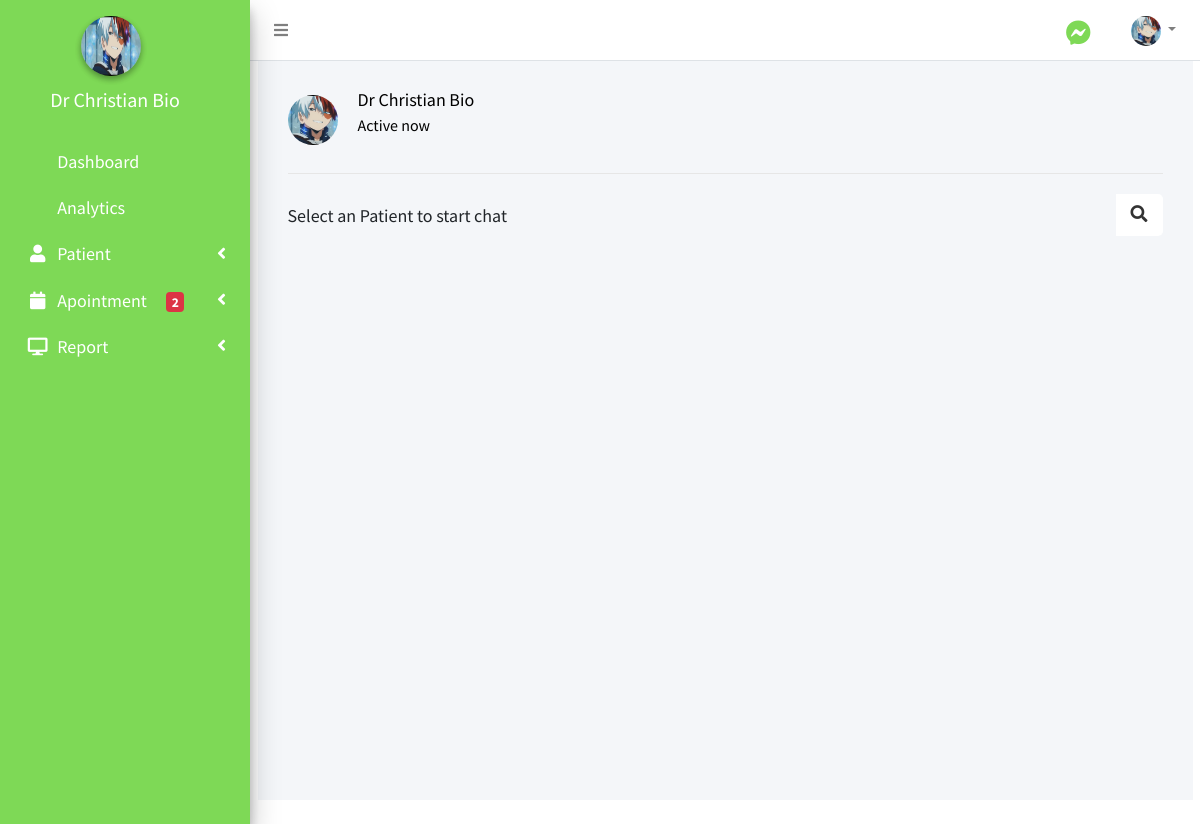
Page /doctor/message.php (signed in) on the committed database.
### tables this page shows
CREATE TABLE `doctor_table` (
  `id` int(11) NOT NULL,
  `doctor_id` varchar(50) NOT NULL,
  `doctor_email_address` varchar(200) NOT NULL,
  `doctor_password` varchar(100) NOT NULL,
  `doctor_name` varchar(100) NOT NULL,
  `doctor_profile_image` varchar(100) NOT NULL,
  `doctor_phone_no` varchar(30) NOT NULL,
  `doctor_address` mediumtext NOT NULL,
  `doctor_date_of_birth` date NOT NULL,
  `doctor_degree` varchar(200) NOT NULL,
  `doctor_expert_in` varchar(100) NOT NULL,
  `doctor_status` enum('Available','Unavailable') NOT NULL,
  `chat_status` varchar(50) NOT NULL,
  `doctor_added_on` datetime NOT NULL
);

### doctor/include/session.php (called while the page is built, shortened)
<?php
	include 'include/conn.php';
	$sql = "SELECT * FROM doctor_table WHERE id = '".$_SESSION['doctor']."'";
	$query = $conn->query($sql);
	$user = $query->fetch_assoc();
?>

### doctor/message.php (the view, shortened to what this page needs)
<?php include('include/session.php');?>
                <?php include('include/header.php');?>
                <?php include('include/sidebar.php');?>
                <?php include('include/menubar.php'); ?>
  <div class="content-wrapper wrapper">
    <section class="users">
      <header>
        <div class="content">
          <img src="../images/<?php echo $user['doctor_profile_image']; ?>" alt="">
          <div class="details">
              <span><?php echo $user['doctor_name']?></span>
            <p><?php echo $user['chat_status']; ?></p>
          </div>
        </div>
      </header>
      <div class="search">
        <span class="text">Select an Patient to start chat</span>
        <button><i class="fas fa-search"></i></button>
      </div>
    </section>
  </div>
  </div>
<?php include 'include/footer.php'; ?>
</body>
</html>

### doctor/include/sidebar.php (shortened to what this page needs)
<aside class="main-sidebar sidebar-dark-primary elevation-4" style="position:fixed;" >
   <div class="sidebar" >
     <center>
     <div class="user-panel mt-3 pb-3 mb-3 d-flex" style="border-style:none;">
       <div class="image">
         <img src="<?php echo (!empty($user['doctor_profile_image']))? '../images/'.$user['doctor_profile_image']:'../images/profile.jpg'; ?>" class="img-circle elevation-2 d-flex " style="height:60px; width:60px; margin-left:60px;" >
       </div>
     </div>
     <div class="info" style="position:relative; top:-20px; right:10px;" >
         <h5 href="#" class="d-block" ><?php echo $user['doctor_name']?></h5>
       </div>
       </center>
       <nav class="mt-2" style="font-size:18px;">
       <ul class="nav nav-pills nav-sidebar flex-column" style="color:white;" data-widget="treeview" role="menu">
                   <li class="nav-item">
           <a href="home.php" class="nav-link">
             <p>Dashboard</p>
           </a>
         </li>
         <li class="nav-item">
           <a href="analytics.php" class="nav-link">
             <p> Analytics </p>
           </a>
         </li>
         <li class="nav-item has-treeview ">
           <a href="#" class="nav-link">
             <i class="nav-icon fas fa-user"></i>
             <p>
             Patient
               <i class="right fas fa-angle-left"></i>
             </p>
           </a>
         </li>
         <?php
         $id = $user['id'];
          $sql = "SELECT * FROM appointment_table WHERE status != 'Completed'  AND doctor_id = '$id'";
          $query = $conn->query($sql);
          $result = $query->num_rows;
          ?>
          <li class="nav-item has-treeview ">
           <a href="#" class="nav-link">
             <i class="nav-icon fas fa-calendar"></i>
             <p>
             Apointment <span class="ml-3 badge badge-danger"><?php echo $result ?></span>
             </p>
               <i class="right fas fa-angle-left"></i>
           </a>
         </li>
          <li class="nav-item has-treeview ">
           <a href="#" class="nav-link">
             <i class="nav-icon fas fa-desktop"></i>
             <p>
             Report
             <i class="right fas fa-angle-left"></i>
             </p>
           </a>
         </li>
       </ul>
     </nav>
   </div>
 </aside>

### doctor/include/menubar.php (shortened to what this page needs)
<body   class="d-flex flex-column">
<div class="wrapper">
  <nav class="main-header navbar navbar-expand navbar-white navbar-light">
    <ul class="navbar-nav">
      <li class="nav-item">
        <a class="nav-link " data-widget="pushmenu" href="#" role="button"><i class="fas fa-bars " style="  position:relative;  z-index: 1;"></i></a>
      </li>
    </ul>
                <ul class="navbar-nav ml-auto">
                    <li class="nav-item mt-1">
                    <a class="nav-link" href="message.php" >
                    <i class="fab fa-facebook-messenger" style="color:#7ED956; font-size:25px;"></i>
                        </a>
                    </li>
                    <li class="nav-item dropdown no-arrow">
                        <a class="nav-link dropdown-toggle" href="#" id="userDropdown" role="button"
                            data-toggle="dropdown" aria-haspopup="true" aria-expanded="false">
                            <img class="img-profile rounded-circle"
                                src="<?php echo (!empty($user['doctor_profile_image']))? '../images/'.$user['doctor_profile_image']:'../images/profile.jpg'; ?>" width="30" height="30" id="user_profile_image">
                        </a>
                    </li>
                </ul>
            </nav>
            <div class="container-fluid">

### css/style.css (style rules this page uses)
.users { padding: 25px 30px; }
.users header, .users-list a { display: flex; align-items: center; padding-bottom: 20px; border-bottom: 1px solid #e6e6e6; justify-content: space-between; }
.wrapper img { object-fit: cover; border-radius: 50%; }
.users header img { height: 50px; width: 50px; }
:is(.users, .users-list) .content { display: flex; align-items: center; }
:is(.users, .users-list) .content .details { color: #000; margin-left: 20px; }
:is(.users, .users-list) .details span { font-size: 18px; font-weight: 500; }
.users .search { margin: 20px 0; display: flex; position: relative; align-items: center; justify-content: space-between; }
.users .search .text { font-size: 18px; }
.users .search button { position: relative; z-index: 1; width: 47px; height: 42px; font-size: 17px; cursor: pointer; border: none; background: #fff; color: #333; outline: none; border-radius: 0 5px 5px 0; transition: all 0.2s ease; }

### doctor/include/sidebar.php (style rules this page uses)
.main-sidebar { padding-top: 0; background-color: #7ED956; height: 190px; color:#ffff; }
[class*=sidebar-dark-] .sidebar a { color: #fff; }

### rows in the picture
doctor_table: doctor_profile_image (picture), doctor_name "Dr Christian Bio", chat_status "Active now"

### other values in the picture
$result "2"
